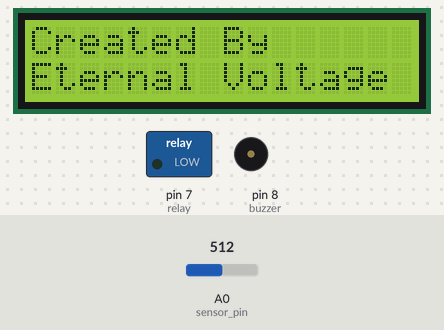
A sketch run on a simulated Arduino Uno, built with avr-gcc and run on an emulated ATmega328P. Shown: 16×2 character LCD, switched loads named in the sketch (green lamp = pin HIGH), buzzer (waves = sounding, pin HIGH). Inputs (shaded band) come from the test bench; at power-on: A0 (sensor_pin) = 512. What the sketch prints to the serial monitor is not drawn.

Above: at 2.2 s.
At 5.3 s:
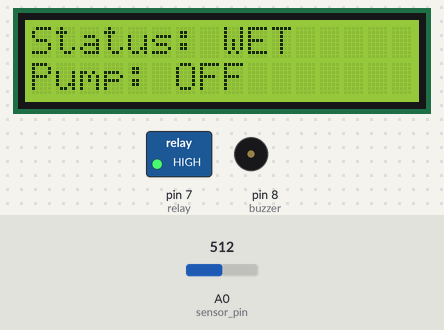
5.4 s: A0 (sensor_pin) set to 917
6.9 s: A0 (sensor_pin) set to 937
At 7.42 s:
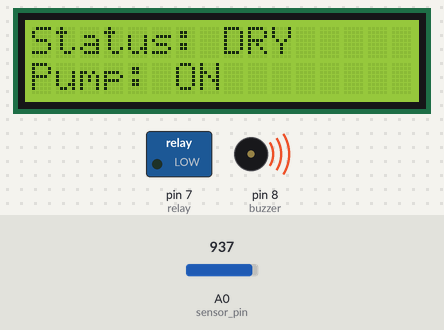
10.0 s: A0 (sensor_pin) set to 900
At 10.4 s:
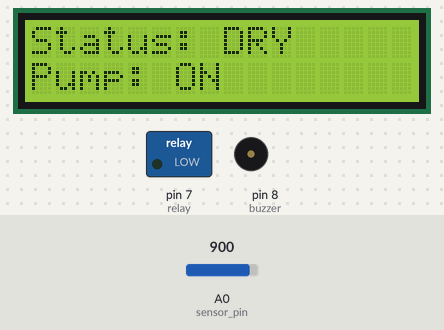
12.0 s: A0 (sensor_pin) set to 1023
At 12.28 s:
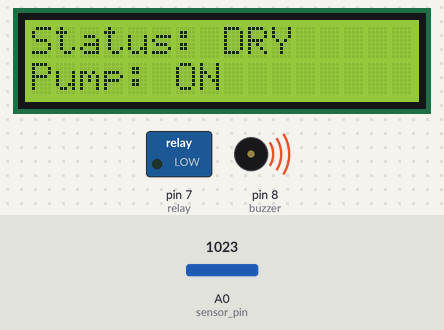
Timing chart, 0 to 16.1 s (numbered marks = the images above; inputs shaded):
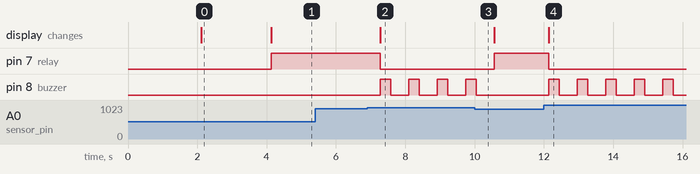

Measured:
- the behaviour switches between 929 and 930 on A0 (sensor_pin) (found by bisection; images 1 and 2)
- after the input at 5.4 s, every drawn part: stays the same
- after the input at 6.9 s, pin 7 (relay): HIGH → LOW after 0.38 s; pin 8 (buzzer): alternates HIGH for 0.30 s and LOW for 0.52 s, starting after 0.38 s; the display: changes after 0.38 s (image 2)
- after the input at 10.0 s, pin 7 (relay): LOW → HIGH after 0.57 s; pin 8 (buzzer): goes on until 10.0 s, then stays LOW
- after the input at 12.0 s, pin 7 (relay): HIGH → LOW after 0.14 s; pin 8 (buzzer): alternates HIGH for 0.30 s and LOW for 0.52 s, starting after 0.14 s; the display: changes after 0.14 s (image 4)
- what the display in image 0 shows lasts 2.0 s, from 2.1 s to 4.1 s

The sketch:

Automatic_Irrigation_System.ino
```cpp
#include <Wire.h>
#include <LiquidCrystal_I2C.h>

LiquidCrystal_I2C lcd(0x27, 16, 2);

const int sensor_pin = A0;
const int relay = 7;
const int buzzer = 8;

const int normal = 930;

void setup() {
  pinMode(relay, OUTPUT);
  pinMode(buzzer, OUTPUT);

  Serial.begin(9600);

  lcd.init();
  lcd.backlight();

  lcd.setCursor(0, 0);
  lcd.print("Automatic");

  lcd.setCursor(0, 1);
  lcd.print("Irrigation");

  delay(2000);
  lcd.clear();

  lcd.setCursor(0, 0);
  lcd.print("Created By");

  lcd.setCursor(0, 1);
  lcd.print("Eternal Voltage");

  delay(2000);
  lcd.clear();
}

void loop() {

  int moisture = analogRead(sensor_pin);


  Serial.print("Moisture: ");
  Serial.print(moisture);

  lcd.clear();

  if (moisture < normal) {

    Serial.println(" --> WET");

    lcd.setCursor(0, 0);
    lcd.print("Status: WET");

    lcd.setCursor(0, 1);
    lcd.print("Pump: OFF");

    digitalWrite(relay, HIGH);


  }
  else {

    Serial.println(" --> DRY");

    lcd.setCursor(0, 0);
    lcd.print("Status: DRY");

    lcd.setCursor(0, 1);
    lcd.print("Pump: ON");

    digitalWrite(relay, LOW);

    digitalWrite(buzzer, HIGH);
    delay(300);
    digitalWrite(buzzer, LOW);
  }

  delay(500);
}
```
